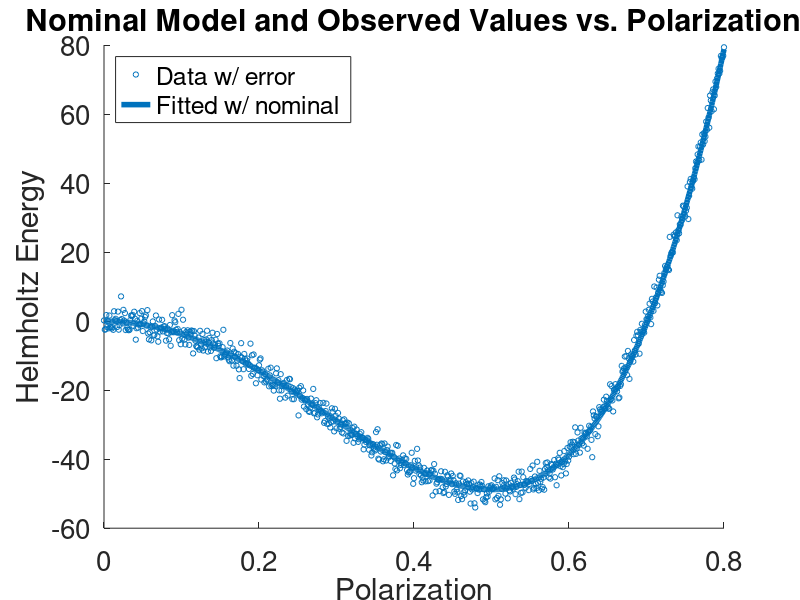

Recreate this plot in MATLAB. (Note: a time limit stopped this script after it produced the figure.)
%Project2 Main
clear; clc; close all
set(0,'defaultLineLineWidth',4,'defaultAxesFontSize',20);

%% Problem 1

%% Problem 2 
n=801;
alpha1=-389.4; alpha11=761.3; alpha111=61.5;
sigma=2.2; %sigma^2=4.84
 % Change for each case
interval2=linspace(0,.8,n);
epsilon=sigma*randn(1,n); 

psi=@(alpha,P) alpha(1)*P.^2+alpha(2)*P.^4+alpha(3)*P.^6;
P=.8; alpha0=[alpha1,alpha11,alpha111];
psifu=@(alpha) (psi(alpha0,P)+sigma*randn)-(alpha1*P.^2+alpha11*P.^4+alpha111*P.^6); 
[ALPHA,VALUE]=fminsearch(psifu,alpha0);

epsilon=sigma*randn(1,n); 
simulation=psi([alpha1 alpha11 alpha111],interval2)+randn(1,n)*sigma; % row vector

Rhat=simulation-psi(ALPHA,interval2);
varhat=(1/(n-3))*(Rhat)*(Rhat)';

figure(1)
hold on
scatter(interval2,simulation,15)
plot(interval2,psi(alpha0,interval2))
legend('Data w/ error','Fitted w/ nominal','Location','Northwest')
title('Nominal Model and Observed Values vs. Polarization')
xlabel('Polarization');ylabel('Helmholtz Energy')
hold off
saveas(gcf,'Figures/DataNominal.png')

% Part B
% Making design/data matrix
design1=interval2.^2'; design2=interval2.^4'; design3=interval2.^6';
design=[design1 design2 design3];

% Solving for theta
thetaOLS=inv(design'*design)*design'*simulation';
psitheta=@(P) thetaOLS(1)*P.^2+thetaOLS(2)*P.^4+thetaOLS(3)*P.^6;
varianceOLS=(1/(n-3))*(simulation'-design*thetaOLS)'*(simulation'-design*thetaOLS);

% Formulating CI, not necessary just interesting
xtxinv=inv(design'*design);
confidence2=zeros(3,2);

for i=1:3
    t1=thetaOLS(i);
    t2=tcdf(.975,158)*sigma*sqrt(xtxinv(i,i));
    confidence2(i,:)=[t1-t2,t1+t2];
end

psilower=@(P) confidence2(1,1)*P.^2+confidence2(2,1)*P.^4+confidence2(3,1)*P.^6+epsilon; 
psiupper=@(P) confidence2(1,2)*P.^2+confidence2(2,2)*P.^4+confidence2(3,2)*P.^6+epsilon;

% Plotting
figure(2)
subplot(1,2,1)
hold on
scatter(interval2,simulation)
plot(interval2,psitheta(interval2))
legend('Observed Data','Fitted Model','Location','Northwest')
xlabel('Polarization');ylabel('Helmholtz Energy')
axis([0 .8 -inf inf])
hold off

subplot(1,2,2)
hold on
scatter(interval2,simulation-psitheta(interval2),'filled')
plot(interval2, ones(1,n)*-2*sqrt(varianceOLS),'r')
plot(interval2, ones(1,n)*2*sqrt(varianceOLS),'r')
axis([0 .8 -inf inf])
legend({'Residuals','2$\hat{\sigma}$'},'Interpreter','Latex')
hold off
saveas(gcf,'Figures/FittedandResiduals.png')

%% Problem 3
%Load SIR data
    D=load('SIR.txt');
    data.x=D(:,1);
    data.y=D(:,2);
    clear('D')
